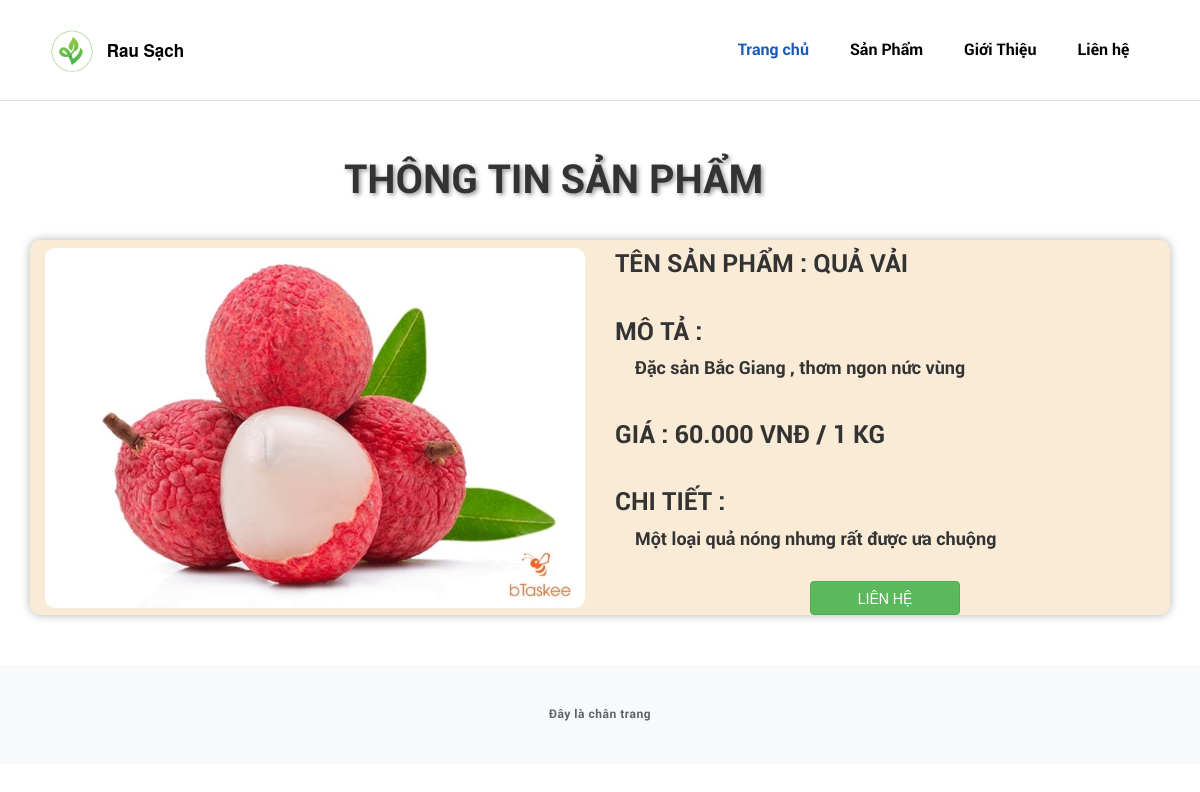
/front_end/product.php, run on the app's committed database.
### tables this page shows
CREATE TABLE `product` (
  `id` int(11) NOT NULL,
  `pro_name` varchar(200) NOT NULL,
  `cate_id` int(11) NOT NULL,
  `introduce` varchar(500) NOT NULL,
  `detail` varchar(1000) NOT NULL,
  `img` varchar(250) NOT NULL,
  `price` varchar(100) NOT NULL,
  `pro_create` datetime NOT NULL
);

### front_end/product.php (the view, shortened to what this page needs)
<!DOCTYPE html>
<html lang="en">
<head>
    <link rel="stylesheet" href="css/main.css">
    <link rel="stylesheet" href="font/fontawesome-free-5.15.4/css/all.min.css">
    <link rel="stylesheet" href="https://maxcdn.bootstrapcdn.com/bootstrap/3.4.1/css/bootstrap.min.css">
</head>
<body>
    <?php
    require_once("includes/config.php");
    include 'includes/header.php';
    if (isset($_GET['id']) == 0) {
        $sql = "SELECT id FROM product";
        $result = mysqli_query($conn, $sql);
        $ids = array();
        while ($row = mysqli_fetch_assoc($result)) {
            $ids[] = $row['id'];
        }
        $randomId = $ids[array_rand($ids)];
        $sql = "SELECT * FROM product WHERE id = '$randomId'";
        $product = mysqli_query($conn, $sql);
        $row = mysqli_fetch_assoc($product);
    } else {
         $sql = "SELECT * FROM product WHERE id = $id";
         $product = mysqli_query($conn, $sql);
         $row = mysqli_fetch_assoc($product);
    }
         ?>
         <div class="container">
             <div class="row">
                 <div class="col-lg-3 col-xs-1"></div>
                 <div class="col-lg-6">
                     <h1 class="product_ttsp col-xs-10" >Thông tin sản phẩm</h1>
                 </div>
                 <div class="col-lg-3 col-xs-1"></div>
             </div>
             <div class="row product_show">
                 <div class="col-lg-6 col-xs-11 col-sm-11">
                         <div class="mySlides" style="display: block;">
                             <img class="product_img" id="anh" src="../back_end/<?php echo $row["img"] ?>" >
                         </div>
                 </div>
                 <div class="col-lg-6 col-xs-10 col-sm-10">
                     <div class="group-status ">
                         <h4 class="title">Tên sản phẩm : <?php echo $row['pro_name']?> <br></h4>
                     </div>
                     <br>
                     <h4 class="title">Mô Tả : </h4>
                     <p class="mota"><?php echo $row["introduce"] ?></p><br>
                     <h4 class="title" class="gia">Giá : <span ><?php echo $row["price"] ?> VNĐ / 1 kg </span></h4><br>
                     <div class="detail">
                         <h4 class="title">Chi tiết : </h4>
                         <p class="mota"><?php echo $row["detail"] ?></p><br>
                     </div>
                     <div class="button_lh">
                         <a href="contact.php"><button class="btn btn-success" > LIÊN HỆ </button></a>
                     </div>
                 </div>
             </div>
         </div>
        <?php include "includes/footer.php" ?>
</body>
</html>

### assets/css/main.css (style rules this page uses)
.container .product_ttsp { text-transform: uppercase; text-align: center; font-size: 40px; font-family: roboto; font-weight: 600; line-height: 60px; text-shadow: 2px 2px 4px #999; }
.container .product_show { background-color: antiquewhite; border-radius: 10px; box-shadow: 0 0 10px rgba(0, 0, 0, 0.3); margin: 20px 0 50px 0; display: flex; justify-content: center; align-items: center; }
.container .product_show .product_img { width: 100%; border-radius: 10px; }
.container .product_show .title { font-size: 25px; font-family: Roboto; font-weight: 600; text-transform: uppercase; }
.container .product_show .mota { font-size: 18px; font-family: roboto; padding-left: 20px; }
.container .product_show .button_lh { text-align-last: center; }
.btn-success { width: 150px; }

### data on the page
product: img (picture), pro_name "QUẢ VẢI", introduce "Đặc sản Bắc Giang , thơm ngon nức vùng", price "60.000", detail "Một loại quả nóng nhưng rất được ưa chuộng"
